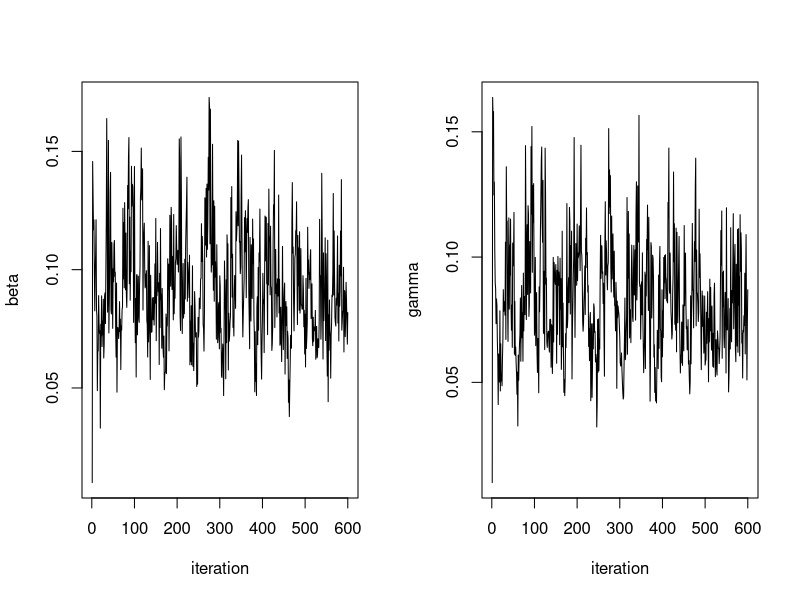
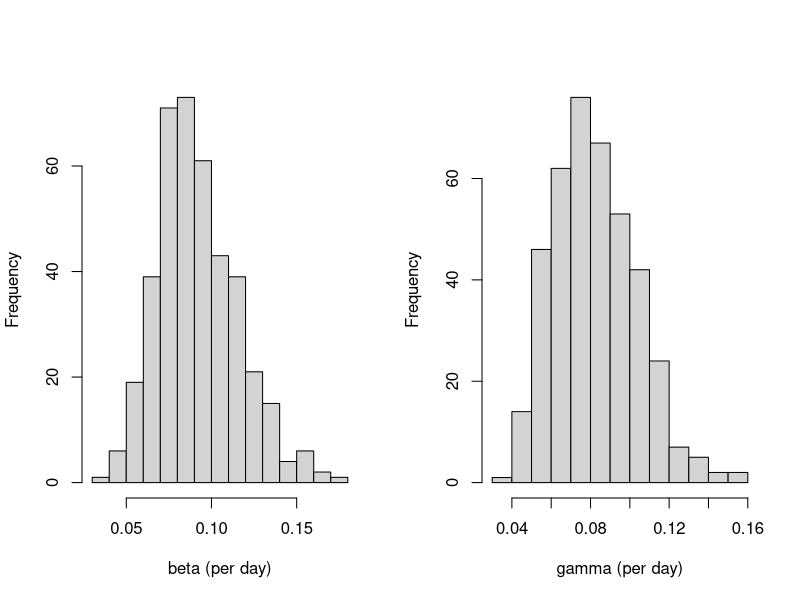
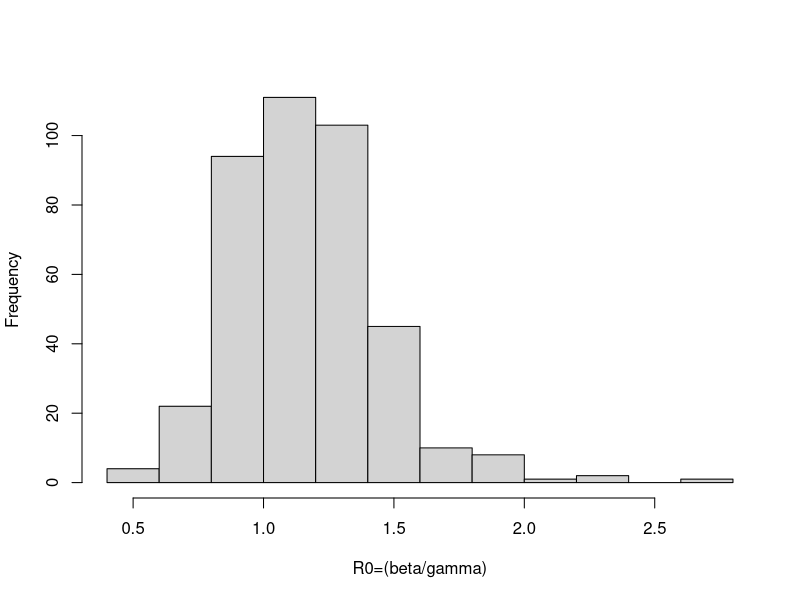

Source code (R) for these figures, in order:
# This source code contains the main program (sampleSIR.R) and
# all required subroutines.
# Last updated July 9, 2017/KA

######################
# (1) Program readdata
######################
readdata = function(){
  # This function outputs the Abakaliki smallpox data.
  # The data points are removal times of the 30 cases that
  # occurred during the outbreak. Days are counted from 
  # the start of the outbreak which is assumed to coincide
  # the the index case's infection.
  
  # The observed data as time intervals (in days) between the removals
  return(c(14,27,34,36,39,39,39,40,44,49,52,54,54,56,56,61,64,65,69,69,70,71,72,74,74,75,80,80,85,90))
}

############################
# (2) Program initializedata
############################
initializedata = function(remtimes){
  #
  # This function initializes the complete data for the
  # general epidemic model with observed removal times. 
  # The complete data contains infection and removal times 
  # of the 'n' individuals that were infected during the oubreak.
  #
  # For each individual, the initial value of the infection 
  # time is taken to be halfway between time 0 and the time 
  # of removal for the individual.
  #
  # N.B. There are M-n susceptible individuals that do not
  #      acquire infection during the outbreak. These data are
  #      not coded in the complete data matrix.
  #
  # INPUT remtimes        = the removal times as a vector (of length n)
  # OUTPUT initializedata = a complete data matrix (nx2 matrix)
  
  # Reserve space the complete data matrix
  n            = length(remtimes) # The total number of infected during the outbreak
  completedata = matrix(0,n,2)
  completedata = as.data.frame(completedata)
  colnames(completedata) = c("infectiontime","removaltime")
  
  # The data for the index case is on the first row:
  completedata[1,] = c(0,remtimes[1]) # infection at time 0, removal as in the input
  
  # Initialize the infection times for cases 2,...,n
  inftimes = rep(0,n)
  for (k in 2:n){  
    inftimes[k]      = inftimes[k-1] + (remtimes[k-1]-inftimes[k-1])/2
    completedata[k,] = c(inftimes[k],remtimes[k])
  }
  
  # The output: the complete data matrix
  initializedata = completedata;
  
}



###########################
# (3) Program loglikelihood
###########################
loglikelihood = function(A,M,bet,gam){
  #
  # This function calculates the value of the log-likelihood.
  # The likelihood is based on *individual* histories
  # of infection and removal times in the general epidemic model.
  # See the lecture notes and the instuctions to this exercise.
  #
  # INPUT A       = the complete data matrix: a nx2 matrix, including
  #                 the infection and removal times for the n infected
  #                 individuals in the data
  #       M       = the total number of individuals in the community
  #       bet,gam = the current iterates of the model parameters
  #
  # OUTPUT = the value of the log-likelihood.
  #
  # N.B.     If the complete data matrix is such that
  #          the number of infectious or susceptibles is
  #          zero during the outbreak, value -Inf is returned.
  #          This notifies an impossible realisation in the model.
  #
  # N.B.     The likelihood function is based on *individual* event-histories.
  #          This agrees with the actual augmentation routine (update_inftimes.R),
  #          in which unknown *individual* infection times are sampled 
  #          conditionally on each individual's removal time.
  #
  # This subroutine is called by function update_inftimes.R.
  
  # The number of infected individuals during the entire outbreak, including the index case 
  n = dim(A)[1]
  
  # 'Recode' the infection and removal times
  inftimes = cbind(rep(1,n),A[,1])    # 1 = infection
  remtimes = cbind(rep(0,n),A[,2])    # 0 = removal
  times    = rbind(inftimes,remtimes) 
  
  # Sort the infection and removal times in ascending order
  c     = sort(times[,2],index.return=TRUE);
  times = times[c$ix,];
  
  # The indicator vector for infection events
  indicator = times[,1]
  
  # The  indices of the infection times
  infection = which(indicator==1)
  
  # Reserve space: the numbers of infected at each of the n-1 infections
  no_infected        = rep(0,n-1)
  
  #
  for (i in 2:n){
    
    # The number of infections before the infection in qustion
    ninf = sum(indicator[1:(infection[i]-1)] == 1) 
    
    # The number of removals before the infection in question
    nrem = sum(indicator[1:(infection[i]-1)] == 0)
    
    # The number of infected individuals at the time of the infection in question
    no_infected[i-1] = ninf-nrem
    
  }
  
  ########################################################################
  # The log-likeihood contributions: cf. the intructions to this practical
  ########################################################################
  
  # The log-likelihood contribution from the removals
  c1 = (n-1)*log(bet)
  
  # The log-likelihood contribution from the infections
  c2 = n*log(gam) + sum(log(no_infected))
  
  # Calculate the contribution of the integral term 
  c3 = -gam*totaltime_infected(A) - (bet/M)*totaltime_infpressure(A,M)
  
  # Output: the log-likelihood
  return(c1+c2+c3)
  
}



###################################
# (4) Program totaltime_infpressure
###################################
totaltime_infpressure = function(completedata,M){
  #
  # This function calculates the values of integral 
  # int_0^T S(u)I(u)du. This is the total time of
  # infectious pressure in the study population. It can also
  # interpreted as the total time spent susceptible, weighted
  # by the number of infectives.
  #
  # N.B. This function takes into account also the contribution
  #      from the 90 individuals that did not acquire infection
  #      during the outbreak.
  #
  # INPUT completedata = the complete data matrix
  #       M            = the total number of individuals
  #
  # OUTPUT = the value of the integral
  #
  # This subroutine is called by function update_beta.R.
  # This subroutine calls function totaltime_infected.R.
  
  # The number of individuals with infection during the outbreak
  Ninf = dim(completedata)[1] 
  
  # The number of individuals the remain suseptible
  Nsusc = M-Ninf    
  
  # The infection and removal times 
  inftimes = completedata$infectiontime
  remtimes = completedata$removaltime
  
  # Initialise the total time of infectious pressure
  totaltime = 0
  
  # Calculate the contribution to the total time of infectious pressure
  # from those that acquire infection during the outbreak
  for (k in 1:Ninf){
    for (j in 1:Ninf){
      t1        = min(remtimes[k],inftimes[j])
      t2        = min(inftimes[k],inftimes[j])
      totaltime = totaltime + (t1-t2)
    }
  }
  
  
  # Add the contribution of all those that remain susceptible throughout
  # the outbreak
  inftime   = totaltime_infected(completedata) # The total time spent infective
  totaltime = totaltime + Nsusc*inftime        #
  
  # The output
  return(totaltime)
}

#################################
# (5) Program totaltime_infected
#################################
totaltime_infected = function(completedata){
  #
  # This function calculates the value of the integral int_0^T I(u)du.
  # This is the total time spent infected during the oubreak
  # in the study population.
  #
  # INPUT  completedata  = the complete data matrix
  #
  # OUTPUT    = the total time spent infected in the study population
  #
  # This subroutine is called by function update_gamma.R.
  
  # The total sum of the durations of infected periods in the individuals 
  return(sum(completedata$removaltime-completedata$infectiontime))
  
}


#############################
# (6) Program update_inftimes
#############################
update_inftimes = function(completedata,M,bet,gam){
  #
  # This function updates the unknown infection times
  # in the general epidemic model with observed removal times.
  # Each of the unknown times is updated separately using
  # a Metropolis-Hastings step.
  #
  # INPUT completedata  = the complete data matrix
  #       M             = the total number of individuals
  #       bet,gam       = the current iterates of the model parameters
  #
  # OUTPUT update_times = the updated complete data matrix
  #
  # This function calls subroutine loglikelihood.R.
  
  # The number of infection times, including the index case
  n = length(completedata$infectiontime)
  
  # Iterate over all unknown infection times
  for (i in 2:n){
    
    # The value of the current log-likelihood
    loglikelihood.old = loglikelihood(completedata,M,bet,gam);
    
    # Propose a new infection time for individual i, uniformly
    # between 0 and the removal time of the individual
    infectiontime.new = runif(1,0,completedata[i,]$removaltime);
    
    # The modified data matrix: 
    # replace the current infection time with the proposal
    completedata.new                   = completedata;
    completedata.new[i,]$infectiontime = infectiontime.new;
    
    # The value of the log-likelihood under the modified process
    loglikelihood.new = loglikelihood(completedata.new,M,bet,gam);
    
    # Using the Metrolis-Hastings method, decide if the
    # proposal is accepted 
    if ( log(runif(1,0,1)) < (loglikelihood.new-loglikelihood.old)){
      completedata = completedata.new; # accept 
    }
    
    # N.B. If the proposal was not accepted, the old complete data
    # matrix will be returned
    
  }
  
  # Return the updated complete data matrix
  return(completedata);
  
}


##########################
# (7) Program update_beta
##########################
update_beta = function(completedata,M){
  #
  # This function updates parameter 'beta' from its 
  # full conditional posterior distribution under
  # complete data in the general epidemic model.
  #
  # INPUT completedata = the complete data matrix
  #       M            = the total number of individuals
  # 
  # OUPUT update_beta  = a Gibbs iterate of parameter 'beta' 
  #
  # This function calls subroutine totaltime_infpressure.R.
  # This function is called by function sampleSIR.R.
  
  # The number of infections, excluding the index case
  N.infections = dim(completedata)[1] - 1
  
  # The parameters defining the Beta prior of parameter 'beta'
  nu.beta = 0.0001 # 0.0001, 10 
  la.beta = 0.0001 # 0.0001, 100
  
  # The parameters of the full conditional (Beta) distribution of parameter 'beta'
  al = N.infections + nu.beta;
  be = (1/M)*totaltime_infpressure(completedata,M) + la.beta;
  
  # Draw and return one Gamma(al,be) random variate
  return(rgamma(1,al,be))
  
}

##########################
# (8) Program update_gamma
##########################
update_gamma = function(completedata){
  #
  # This function updates parameter 'gamma' from its
  # full conditional posterior distribution under 
  # complete data in the general epidemic model.
  #
  # INPUT completedata  = the complete data matrix
  #
  # OUTPUT update_gamma = a Gibbs update of parameter 'gamma'
  #
  # This function calls routines totaltime_infected.R.
  # This function is called by functions sampleSIR.R 
  
  # The number of removals during the outbreak
  n = dim(completedata)[1]
  
  # The parameters defining the Beta prior of parameter 'gam'
  nu.gam = 0.0001  # 0.0001, 10
  la.gam = 0.0001 # 0.0001, 100
  
  # The parameters of the full conditional distribution of parameter 'gam'
  al = n + nu.gam
  be = totaltime_infected(completedata) + la.gam
  
  # Draw and return one Gamma(al,be) random variate
  return(rgamma(1,al,be))
  
}


########################
# (9) Program sampleSIR
########################
sampleSIR = function(remtimes,M,mcmc.size){
  # This function draws samples from the joint posterior 
  # distribution of the two model parameters ('beta' and 'gamma') and 
  # the unobserved infection times in the general epidemic model with
  # observed removal times.
  # 
  # The time origin t=0 is taken to be the time when the index
  # case becomes infected. The index case's removal time is the
  # first one in the input vector 'remtimes'.
  #
  # The analysis is based on augmenting the set of model unknowns 
  # with the unobserved infection times. The infection and removal times
  # are implemented as *individual-based* event histories. This affects 
  # the choice of the form of the likelihood: see the lecture notes 
  # and the instructions to this exercise.
  #
  # INPUT  remtimes  = the removal times (in ascending order)
  #        M         = the total number of individuals in the community
  #        mcmc.size = the number of MCMC iterations to be performed
  #
  # OUTPUT sampleSIR = a (mcmc.size)x2 matrix, the columns including the MCMC 
  #                    samples of parameters 'beta' and 'gamma'
  #
  # This function calls subroutines initializedata.R, update_beta.R, 
  # update_gamma.R, and update_inftimes.R.
  
  # (a) Reserve space for the MCMC output
  mcmc.samples           = matrix(0,mcmc.size,2); 
  mcmc.samples           = as.data.frame(mcmc.samples)
  colnames(mcmc.samples) = c("beta","gamma")
  
  # (b) Initialize the model unknowns
  bet          = 0.01; # infection rate
  gam          = 0.01; # recovery rate
  completedata = initializedata(remtimes) # initialize the complete data matrix
  # with 2 columns: infection times and
  # removal times
  
  # Store the initial values
  mcmc.samples[1,]$beta  = bet
  mcmc.samples[1,]$gamma = gam
  
  # The MCMC iterations
  for (i in 2:mcmc.size){
    
    # Update the parameters and the unknown infection times 
    bet          = update_beta(completedata,M);            # (c) parameter beta
    gam          = update_gamma(completedata);             # (d) parameter gamma
    completedata = update_inftimes(completedata,M,bet,gam) # (e) unobserved infection times
    
    # Store the current iterates for 'beta' and 'gamma'
    mcmc.samples[i,]$beta  = bet
    mcmc.samples[i,]$gamma = gam
    
  }
  
  # Return the MCMC sample of the two model parameters
  return(mcmc.samples)
  
}



#######################################################
#######################################################

# Read in the data and draw the MCMC samples
remtimes    = readdata() # vector of the removal times - the only observed data
test <- initializedata(remtimes) ## initialises the data - initial values for infection times 
mcmc.size   = 600
mcmc.sample = sampleSIR(remtimes,M=120,mcmc.size)

# Plot the sample paths
par(mfrow=c(1,2))
plot(mcmc.sample$beta,type="l",xlab="iteration",ylab="beta")
plot(mcmc.sample$gam,type="l",xlab="iteration",ylab="gamma")
##' traces behave 'relatively' nicely

# Plot the histograms of the posterior distributions after 
# discarding a number of burn-in samples
burnin = 200
retain.sample = mcmc.sample[burnin:mcmc.size,]
hist(retain.sample$beta,xlab="beta (per day)",main=" ")
hist(retain.sample$gam,xlab="gamma (per day)",main=" ")

# Plot the posterior distribution of the 'reproduction number'
par(mfrow=c(1,1))
hist(retain.sample$bet/retain.sample$gam,main="", xlab='R0=(beta/gamma)')
# just a toy example because no latency etc....
